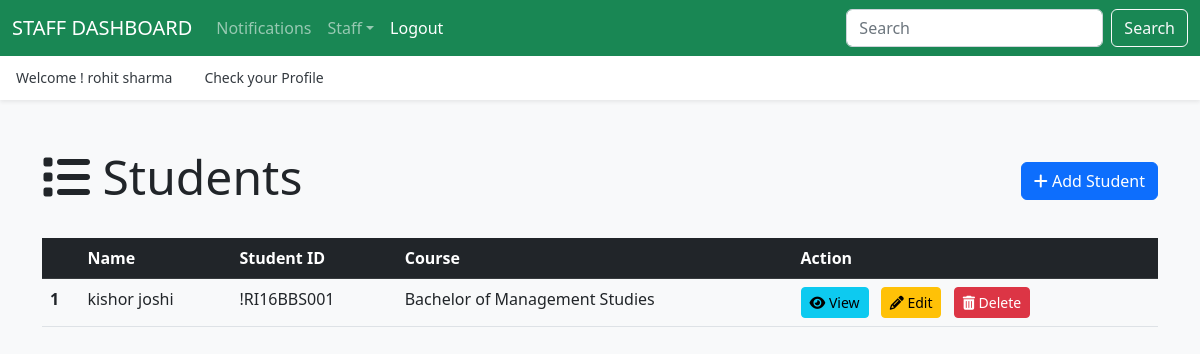
/hod/student/ (signed in), run on the app's committed database.
### authentication/models.py (models this page shows, shortened)
class UserProfile(models.Model):
    user = models.OneToOneField(User, on_delete=models.CASCADE)
    usertype = models.CharField(max_length=50)

### app_hod/models.py (models this page shows, shortened)
class Student(models.Model):
    user = models.OneToOneField(UserProfile, on_delete=models.CASCADE)
    student_id = models.CharField(max_length=20, unique=True)
    gender = models.CharField(max_length=1, choices=[('M', 'Male'), ('F', 'Female')])
    dob = models.DateField()
    address = models.TextField()
    phone_number = models.CharField(max_length=20)
    course = models.ForeignKey(Course,on_delete=models.DO_NOTHING)
    enrollment_year = models.CharField(max_length=100, default=None)
    created_at = models.DateTimeField(auto_now_add=True)
    updated_at = models.DateTimeField(auto_now=True)

class Course(models.Model):
    name = models.CharField(max_length=100)
    created_at = models.DateTimeField(auto_now_add=True)
    updated_at = models.DateTimeField(auto_now=True)
    def __str__(self):
        return self.name

### app_hod/views.py (the view)
# urls.py: path('student/', views.student_index, name='list-student'),
@login_required(login_url='/login/')
def student_index(request):
    student = Student.objects.all()
    context = {"data": student}
    return render(request, 'hod/student_index.html', context)

### templates/hod/student_index.html (shortened to what this page needs)
{% extends "layouts/master.html" %}
{% block content %}
<div class="container my-5">
    <div class="d-flex justify-content-between align-items-center">
        <h1 class="display-5 mb-2"><i class="fas fa-list"></i> Students</h1>
        <a href="{% url 'add-student' %}" class="btn btn-primary"><i class="fas fa-plus"></i> Add Student</a>
    </div>
    <table class="table mt-4">
        <thead class="table-dark">
            <tr>
                <th scope="col"></th>
                <th scope="col">Name</th>
                <th scope="col">Student ID</th>
                <th scope="col">Course</th>
                <th scope="col">Action</th>
            </tr>
        </thead>
        <tbody>
            {% for student in data %}
            <tr>
                <th scope="row">{{ forloop.counter }}</th>
                <td>{{ student.user.user.first_name }} {{ student.user.user.last_name }}</td>
                <td>{{ student.student_id }}</td>
                <td>{{ student.course }}</td>
                <td>
                    <a href="{% url 'view-student' student.id %}" class="btn btn-sm btn-info me-2"><i class="fas fa-eye"></i> View</a>
                    <a href="{% url 'edit-student' student.id %}" class="btn btn-sm btn-warning me-2"><i class="fas fa-pencil-alt"></i> Edit</a>
                    <a href="{% url 'delete-student' student.id %}" class="btn btn-sm btn-danger"><i class="fas fa-trash-alt"></i> Delete</a>
                </td>
            </tr>
            {% endfor %}
        </tbody>
    </table>
</div>
{% endblock %}

### templates/layouts/master.html (shortened to what this page needs)
{% load static %}
<!doctype html>
<html lang="en">
<head>
  <link rel="stylesheet" href="https://cdnjs.cloudflare.com/ajax/libs/font-awesome/6.4.0/css/all.min.css">
  <link href="https://cdn.jsdelivr.net/npm/bootstrap@5.2.3/dist/css/bootstrap.min.css" rel="stylesheet">
  <link href="{% static 'css/offcanvas.css' %}" rel="stylesheet">
</head>
<body class="bg-light">
  {% if user.userprofile.usertype == 'hod' %}
  <nav class="navbar navbar-expand-lg fixed-top navbar-dark bg-success" aria-label="Main navigation">
    <div class="container-fluid">
      <a class="navbar-brand" href="{% url 'hodpage' %}" style="text-transform:uppercase;">{{ user.userprofile.usertype }} Dashboard</a>
      <button class="navbar-toggler p-0 border-0" type="button" id="navbarSideCollapse" aria-label="Toggle navigation">
        <span class="navbar-toggler-icon"></span>
      </button>
      <div class="navbar-collapse offcanvas-collapse" id="navbarsExampleDefault">
        <ul class="navbar-nav me-auto mb-2 mb-lg-0">
          <li class="nav-item dropdown">
            <a class="nav-link dropdown-toggle" href="#" id="dropdown00" data-bs-toggle="dropdown" aria-expanded="false">Notification</a>
            <ul class="dropdown-menu" aria-labelledby="dropdown00">
              <li><a class="dropdown-item" href="{% url 'send-studentnotification' %}">Student Notification</a></li>
              <li><a class="dropdown-item" href="{% url 'send-staffnotification' %}">Staff Notification</a></li>
            </ul>
          </li>
          <li class="nav-item dropdown">
            <a class="nav-link dropdown-toggle" href="#" id="dropdown01" data-bs-toggle="dropdown" aria-expanded="false">Course</a>
            <ul class="dropdown-menu" aria-labelledby="dropdown01">
              <li><a class="dropdown-item" href="{% url 'add-course' %}">Add Course</a></li>
              <li><a class="dropdown-item" href="{% url 'list-course' %}">View Course</a></li>
            </ul>
          </li>
          <li class="nav-item dropdown">
            <a class="nav-link dropdown-toggle" href="#" id="dropdown02" data-bs-toggle="dropdown" aria-expanded="false">Student</a>
            <ul class="dropdown-menu" aria-labelledby="dropdown02">
              <li><a class="dropdown-item" href="{% url 'add-student' %}">Add Student</a></li>
              <li><a class="dropdown-item" href="{% url 'list-student' %}">View Student</a></li>
            </ul>
          </li>
          <li class="nav-item dropdown">
            <a class="nav-link dropdown-toggle" href="#" id="dropdown03" data-bs-toggle="dropdown" aria-expanded="false">Staff</a>
            <ul class="dropdown-menu" aria-labelledby="dropdown03">
              <li><a class="dropdown-item" href="{% url 'add-staff' %}">Add Staff</a></li>
              <li><a class="dropdown-item" href="{% url 'list-staff' %}">View Staff</a></li>
            </ul>
          </li>
          <li class="nav-item dropdown">
            <a class="nav-link dropdown-toggle" href="#" id="dropdown04" data-bs-toggle="dropdown" aria-expanded="false">Subject</a>
            <ul class="dropdown-menu" aria-labelledby="dropdown04">
              <li><a class="dropdown-item" href="{% url 'add-subject' %}">Add Subject</a></li>
              <li><a class="dropdown-item" href="{% url 'list-subject' %}">View Subject</a></li>
            </ul>
          </li>
          <li class="nav-item">
            <a class="nav-link active" aria-current="page" href="{% url 'logout' %}">Logout</a>
          </li>
        </ul>
        <form class="d-flex">
          <input class="form-control me-2" type="search" placeholder="Search" aria-label="Search">
          <button class="btn btn-outline-light" type="submit">Search</button>
        </form>
      </div>
    </div>
  </nav>
  {% elif user.userprofile.usertype == 'staff' %}
  <nav class="navbar navbar-expand-lg fixed-top navbar-dark bg-success" aria-label="Main navigation">
    <div class="container-fluid">
      <a class="navbar-brand" href="{% url 'staffpage' %}" style="text-transform:uppercase;">{{ user.userprofile.usertype }} Dashboard</a>
      <div class="navbar-collapse offcanvas-collapse" id="navbarsExampleDefault">
        <ul class="navbar-nav me-auto mb-2 mb-lg-0">
          <li class="nav-item">
            <a class="nav-link" href="{% url 'staff-notification' %}">Notifications</a>
          </li>
          <li class="nav-item dropdown">
            <a class="nav-link dropdown-toggle" href="#" id="dropdown03" data-bs-toggle="dropdown" aria-expanded="false">Staff</a>
          </li>
          <li class="nav-item">
            <a class="nav-link active" aria-current="page" href="{% url 'logout' %}">Logout</a>
          </li>
        </ul>
        <form class="d-flex">
          <input class="form-control me-2" type="search" placeholder="Search" aria-label="Search">
          <button class="btn btn-outline-light" type="submit">Search</button>
        </form>
      </div>
    </div>
  </nav>
  {% endif %}
  <div class="nav-scroller bg-body shadow-sm">
    <nav class="nav nav-underline" aria-label="Secondary navigation">
      <p class="nav-link active" aria-current="page">Welcome ! {{ user.first_name }} {{ user.last_name }}</p>
      <a class="nav-link active" aria-current="page"
      {% if user.userprofile.usertype == 'hod' %}
      href=" {% url 'hodprofile' %}"
      {% elif user.userprofile.usertype == 'staff' %}
      href=" {% url 'staffprofile' %}"
      {% elif user.userprofile.usertype == 'student' %}
      href=" {% url 'studentprofile' %}"
      {% endif %}>Check your Profile</a>
    </nav>
  </div>
  {% block content %}
  {% endblock %}
</body>
</html>

### static/css/offcanvas.css (style rules this page uses)
html, body { overflow-x: hidden; }
body { padding-top: 56px; }
.nav-scroller { position: relative; z-index: 2; height: 2.75rem; overflow-y: hidden; }
.nav-scroller .nav { display: flex; flex-wrap: nowrap; padding-bottom: 1rem; margin-top: -1px; overflow-x: auto; color: rgba(255, 255, 255, .75); text-align: center; white-space: nowrap; -webkit-overflow-scrolling: touch; }
.nav-underline .nav-link { padding-top: .75rem; padding-bottom: .75rem; font-size: .875rem; color: #6c757d; }
.nav-underline .active { font-weight: 500; color: #343a40; }

### data on the page
Student: user.user.first_name "kishor", user.user.last_name "joshi", student_id "!RI16BBS001", course "Bachelor of Management Studies"

### other printed values
{{ user.userprofile.usertype }} "STAFF"
{{ user.first_name }} "rohit"
{{ user.last_name }} "sharma"
